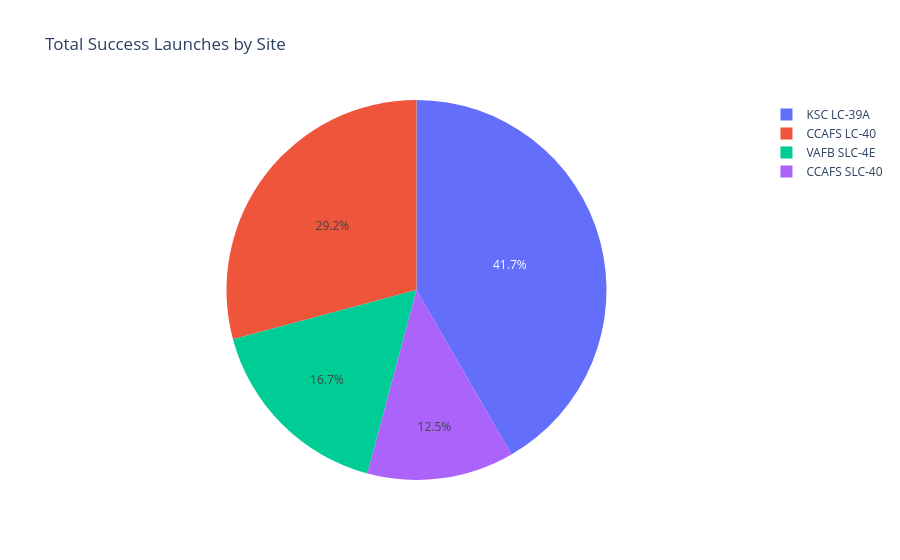

Write notebook code for a chart like this one.
### Code cell
px.pie(total_success, values='total_count',names='Launch Site',title="Total Success Launches by Site")

### Figure 1 — Plotly figure (JSON) as saved in the notebook; plotly's stock layout.template omitted (floating-point values rounded to 4 significant figures)
{"data": [{"domain": {"x": [0, 1], "y": [0, 1]}, "hovertemplate": "Launch Site=%{label}<br>total_count=%{value}<extra></extra>", "labels": ["CCAFS LC-40", "CCAFS SLC-40", "KSC LC-39A", "VAFB SLC-4E"], "legendgroup": "", "name": "", "showlegend": true, "type": "pie", "values": [7, 3, 10, 4]}], "layout": {"legend": {"tracegroupgap": 0}, "title": {"text": "Total Success Launches by Site"}}}
